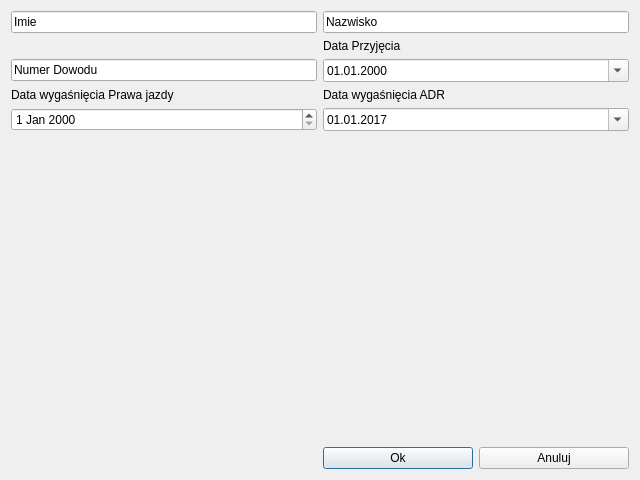
<?xml version="1.0" encoding="UTF-8"?>
<ui version="4.0">
 <class>AddKierowca</class>
 <widget class="QDialog" name="AddKierowca">
  <property name="geometry">
   <rect>
    <x>0</x>
    <y>0</y>
    <width>640</width>
    <height>480</height>
   </rect>
  </property>
  <property name="windowTitle">
   <string>Dialog</string>
  </property>
  <layout class="QGridLayout" name="gridLayout">
   <item row="9" column="1">
    <layout class="QHBoxLayout" name="horizontalLayout">
     <item>
      <widget class="QPushButton" name="pushButtonOk">
       <property name="text">
        <string>Ok</string>
       </property>
      </widget>
     </item>
     <item>
      <widget class="QPushButton" name="pushButtonAnuluj">
       <property name="text">
        <string>Anuluj</string>
       </property>
      </widget>
     </item>
    </layout>
   </item>
   <item row="6" column="1">
    <widget class="QDateEdit" name="dateEditAdr">
     <property name="dateTime">
      <datetime>
       <hour>0</hour>
       <minute>0</minute>
       <second>0</second>
       <year>2017</year>
       <month>1</month>
       <day>1</day>
      </datetime>
     </property>
     <property name="displayFormat">
      <string>dd.MM.yyyy</string>
     </property>
     <property name="calendarPopup">
      <bool>true</bool>
     </property>
    </widget>
   </item>
   <item row="1" column="1">
    <widget class="QLineEdit" name="lineEditNazwisko">
     <property name="text">
      <string>Nazwisko</string>
     </property>
    </widget>
   </item>
   <item row="1" column="0">
    <widget class="QLineEdit" name="lineEditImie">
     <property name="text">
      <string>Imie</string>
     </property>
    </widget>
   </item>
   <item row="3" column="1">
    <widget class="QDateEdit" name="dateEditPrzyjecie">
     <property name="displayFormat">
      <string>dd.MM.yyyy</string>
     </property>
     <property name="calendarPopup">
      <bool>true</bool>
     </property>
    </widget>
   </item>
   <item row="2" column="1">
    <widget class="QLabel" name="label_3">
     <property name="text">
      <string>Data Przyjęcia</string>
     </property>
    </widget>
   </item>
   <item row="5" column="1">
    <widget class="QLabel" name="label_2">
     <property name="text">
      <string>Data wygaśnięcia ADR</string>
     </property>
    </widget>
   </item>
   <item row="7" column="1">
    <spacer name="verticalSpacer">
     <property name="orientation">
      <enum>Qt::Vertical</enum>
     </property>
     <property name="sizeHint" stdset="0">
      <size>
       <width>20</width>
       <height>40</height>
      </size>
     </property>
    </spacer>
   </item>
   <item row="3" column="0">
    <widget class="QLineEdit" name="lineEditNumerDowodu">
     <property name="text">
      <string>Numer Dowodu</string>
     </property>
    </widget>
   </item>
   <item row="6" column="0">
    <widget class="QDateEdit" name="dateEditPrawoJazdy"/>
   </item>
   <item row="5" column="0">
    <widget class="QLabel" name="label">
     <property name="text">
      <string>Data wygaśnięcia Prawa jazdy</string>
     </property>
    </widget>
   </item>
  </layout>
 </widget>
 <resources/>
 <connections/>
</ui>
